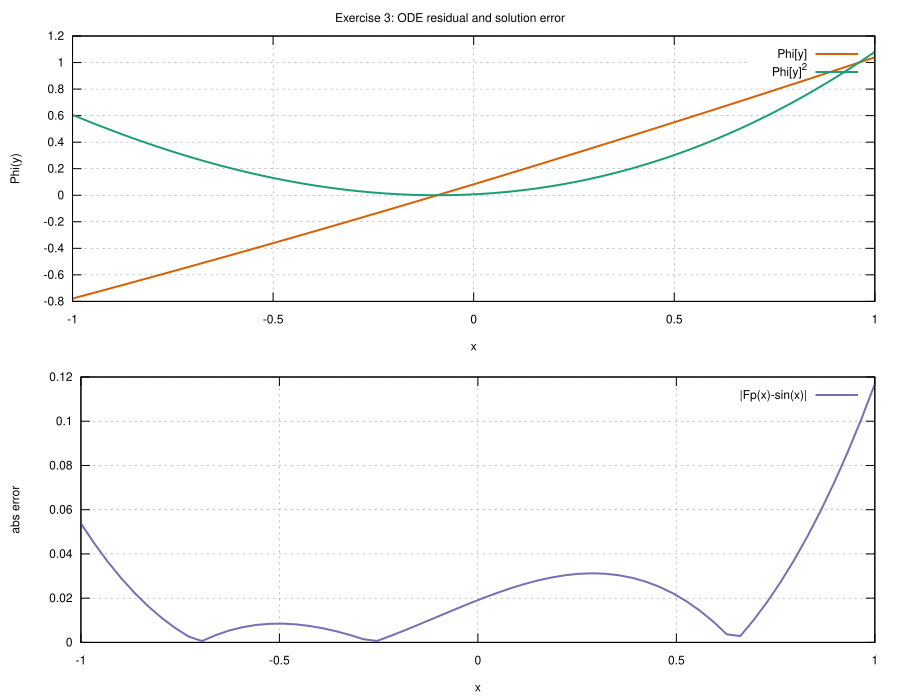

This figure's gnuplot source:
set terminal svg enhanced size 800,600 background rgb "white"
set terminal svg enhanced size 900,700 enhanced font 'Helvetica,12'
set output 'plot_ode_residual.svg'
set multiplot layout 2,1 title 'Exercise 3: ODE residual and solution error'
set grid
set key top right
set xlabel 'x'
set ylabel 'Phi(y)'
plot 'ann_ode_residual.data' using 1:2 with lines lw 2 lc rgb '#d95f02' title 'Phi[y]', \
     'ann_ode_residual.data' using 1:3 with lines lw 2 lc rgb '#1b9e77' title 'Phi[y]^2'
set xlabel 'x'
set ylabel 'abs error'
plot 'ann_ode_residual.data' using 1:4 with lines lw 2 lc rgb '#7570b3' title '|Fp(x)-sin(x)|'
unset multiplot
